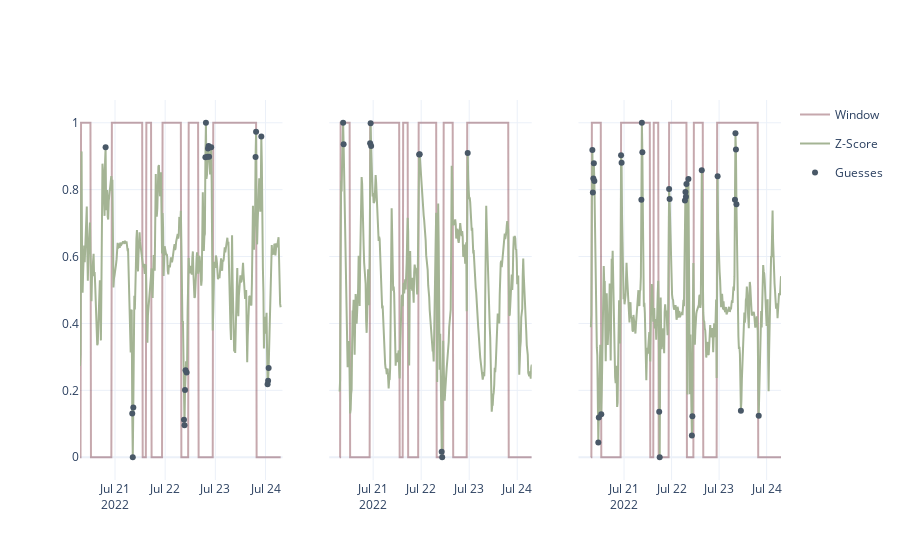

The cell this chart's notebook holds for it:
### Code cell
fig, names = make_dual_plot_abstract(time=w1.time, objects=[w1, w2, w3], names=["Window", "Z-Score", "Guesses"], traces=["window_norm", "zscore_norm", "guess_values"], title_arr=["", "", ""], mode=["lines", "lines", "markers"])
fig.show()

### Figure 1 — Plotly figure (JSON) as saved in the notebook; plotly's stock layout.template omitted (floating-point values rounded to 4 significant figures; data arrays with more than 128 entries replaced by an {"elided": "..."} marker saying what was removed)
{"data": [{"legendgroup": "Window", "line": {"color": "#702632"}, "mode": "lines", "name": "Window", "opacity": 0.4, "showlegend": true, "type": "scatter", "x": {"elided": "385 str values"}, "xaxis": "x", "y": {"elided": "385 int values"}, "yaxis": "y"}, {"legendgroup": "Z-Score", "line": {"color": "#A4B494"}, "mode": "lines", "name": "Z-Score", "opacity": 1, "showlegend": true, "type": "scatter", "x": {"elided": "385 str values"}, "xaxis": "x", "y": {"elided": "385 float values"}, "yaxis": "y"}, {"legendgroup": "Guesses", "line": {"color": "#495867"}, "mode": "markers", "name": "Guesses", "opacity": 1, "showlegend": true, "type": "scatter", "x": ["2022-07-20T19:30:00", "2022-07-21T08:15:00", "2022-07-21T08:30:00", "2022-07-21T08:45:00", "2022-07-22T09:00:00", "2022-07-22T09:15:00", "2022-07-22T09:30:00", "2022-07-22T09:45:00", "2022-07-22T10:15:00", "2022-07-22T19:15:00", "2022-07-22T19:30:00", "2022-07-22T20:15:00", "2022-07-22T20:30:00", "2022-07-22T20:45:00", "2022-07-22T21:00:00", "2022-07-22T22:00:00", "2022-07-23T19:15:00", "2022-07-23T19:30:00", "2022-07-23T22:00:00", "2022-07-24T01:00:00", "2022-07-24T01:15:00", "2022-07-24T01:30:00"], "xaxis": "x", "y": [0.9269, 0.1305, 0, 0.1485, 0.1119, 0.09531, 0.2011, 0.2603, 0.2531, 0.8971, 1, 0.8982, 0.9228, 0.9306, 0.8985, 0.9264, 0.8974, 0.9729, 0.9591, 0.2186, 0.2284, 0.2665], "yaxis": "y"}, {"legendgroup": "Window", "line": {"color": "#702632"}, "mode": "lines", "name": "Window", "opacity": 0.4, "showlegend": false, "type": "scatter", "x": {"elided": "385 str values"}, "xaxis": "x2", "y": {"elided": "385 int values"}, "yaxis": "y2"}, {"legendgroup": "Z-Score", "line": {"color": "#A4B494"}, "mode": "lines", "name": "Z-Score", "opacity": 1, "showlegend": false, "type": "scatter", "x": {"elided": "385 str values"}, "xaxis": "x2", "y": {"elided": "385 float values"}, "yaxis": "y2"}, {"legendgroup": "Guesses", "line": {"color": "#495867"}, "mode": "markers", "name": "Guesses", "opacity": 1, "showlegend": false, "type": "scatter", "x": ["2022-07-20T09:00:00", "2022-07-20T09:15:00", "2022-07-20T22:30:00", "2022-07-20T22:45:00", "2022-07-20T23:00:00", "2022-07-21T23:00:00", "2022-07-21T23:15:00", "2022-07-22T10:15:00", "2022-07-22T10:30:00", "2022-07-22T23:15:00"], "xaxis": "x2", "y": [1, 0.9356, 0.939, 0.9983, 0.9303, 0.905, 0.9057, 0.01626, 0, 0.9094], "yaxis": "y2"}, {"legendgroup": "Window", "line": {"color": "#702632"}, "mode": "lines", "name": "Window", "opacity": 0.4, "showlegend": false, "type": "scatter", "x": {"elided": "385 str values"}, "xaxis": "x3", "y": {"elided": "385 int values"}, "yaxis": "y3"}, {"legendgroup": "Z-Score", "line": {"color": "#A4B494"}, "mode": "lines", "name": "Z-Score", "opacity": 1, "showlegend": false, "type": "scatter", "x": {"elided": "385 str values"}, "xaxis": "x3", "y": {"elided": "385 float values"}, "yaxis": "y3"}, {"legendgroup": "Guesses", "line": {"color": "#495867"}, "mode": "markers", "name": "Guesses", "opacity": 1, "showlegend": false, "type": "scatter", "x": ["2022-07-20T08:00:00", "2022-07-20T08:15:00", "2022-07-20T08:30:00", "2022-07-20T08:45:00", "2022-07-20T09:00:00", "2022-07-20T11:00:00", "2022-07-20T11:15:00", "2022-07-20T12:30:00", "2022-07-20T22:30:00", "2022-07-20T22:45:00", "2022-07-21T08:45:00", "2022-07-21T09:00:00", "2022-07-21T09:15:00", "2022-07-21T17:45:00", "2022-07-21T18:00:00", "2022-07-21T22:45:00", "2022-07-21T23:00:00", "2022-07-22T06:45:00", "2022-07-22T07:00:00", "2022-07-22T07:15:00", "2022-07-22T07:30:00", "2022-07-22T08:30:00", "2022-07-22T10:15:00", "2022-07-22T10:30:00", "2022-07-22T15:15:00", "2022-07-22T23:15:00", "2022-07-23T08:00:00", "2022-07-23T08:15:00", "2022-07-23T08:30:00", "2022-07-23T08:45:00", "2022-07-23T11:00:00", "2022-07-23T20:00:00"], "xaxis": "x3", "y": [0.9182, 0.7918, 0.833, 0.8791, 0.8259, 0.04428, 0.1189, 0.1289, 0.9029, 0.8802, 0.7701, 1, 0.9118, 0.136, 0, 0.8018, 0.7721, 0.7675, 0.7933, 0.7786, 0.8169, 0.832, 0.06536, 0.1225, 0.8582, 0.8397, 0.7695, 0.9688, 0.9198, 0.7562, 0.1393, 0.1239], "yaxis": "y3"}], "layout": {"xaxis": {"anchor": "y", "domain": [0, 0.2889]}, "xaxis2": {"anchor": "y2", "domain": [0.3556, 0.6444]}, "xaxis3": {"anchor": "y3", "domain": [0.7111, 1]}, "yaxis": {"anchor": "x", "domain": [0, 1]}, "yaxis2": {"anchor": "x2", "domain": [0, 1], "matches": "y", "showticklabels": false}, "yaxis3": {"anchor": "x3", "domain": [0, 1], "matches": "y", "showticklabels": false}}}
